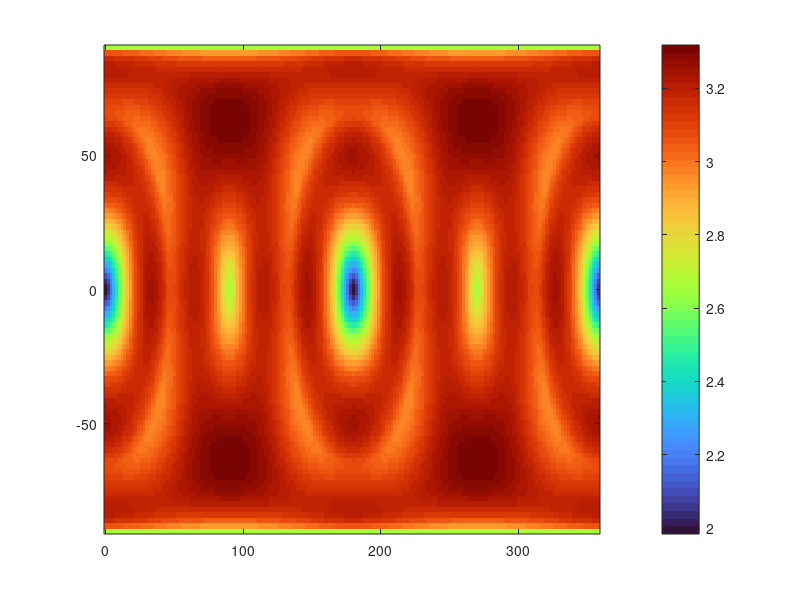

The MATLAB script that drew this image: (Note: this script raises an error after producing the figure.)
%% orbit_plot_results.m  —  CLIENT SIDE

clear; clc;
load('results/orbit_results.mat');

fprintf('P_mean = %.4f W', P_mean);

% ── Fig 1: Heatmap ────────────────────────────────────────────────────────
figure('Name','Orbit-Average Power vs Tumbling Axis','NumberTitle','off');
imagesc(phi_ax_deg, theta_ax_deg, P_axis_avg);
set(gca,'YDir','normal'); colormap(turbo);
cb = colorbar; cb.Label.String = 'Orbit-average power [W]';
xlabel('Tumbling-axis azimuth \phi [°]');
ylabel('Tumbling-axis elevation \theta [°]');
title(sprintf('Orbit-Average Power vs Tumbling Axis\nMean = %.3f W  |  Min = %.3f W  |  Max = %.3f W', ...
              P_mean, min(P_flat), max(P_flat)));
xline(180,'w--','LineWidth',0.8); yline(0,'w--','LineWidth',0.8);
axis tight;

% ── Fig 2: 3D sphere ──────────────────────────────────────────────────────
figure('Name','Orbit-Average Power – 3D Sphere','NumberTitle','off');
[PHI, THETA] = meshgrid(phi_ax, theta_ax);
Xs = cos(THETA).*cos(PHI);
Ys = cos(THETA).*sin(PHI);
Zs = sin(THETA);
surf(Xs, Ys, Zs, P_axis_avg, 'EdgeColor','none','FaceColor','interp');
colormap(turbo); cb2 = colorbar;
cb2.Label.String = 'Orbit-average power [W]';
axis equal off;
title(sprintf('Orbit-Average Power on Tumbling-Axis Sphere\nMean = %.3f W', P_mean));
view(135,30); camlight('headlight'); lighting gouraud;

% ── Fig 3: Histogram ──────────────────────────────────────────────────────
figure('Name','Orbit-Average Power – Distribution','NumberTitle','off');
histogram(P_flat, 60, 'FaceColor',[0.2 0.5 0.9], ...
          'EdgeColor','none','Normalization','probability');
hold on;
xline(P_mean,  'r-',  'LineWidth',2, 'Label',sprintf('Mean %.3f W', P_mean), ...
      'LabelVerticalAlignment','bottom');

xlabel('Orbit-average power [W]'); ylabel('Probability');
title('Distribution of Orbit-Average Power Across All Tumbling Axes');
grid on;
